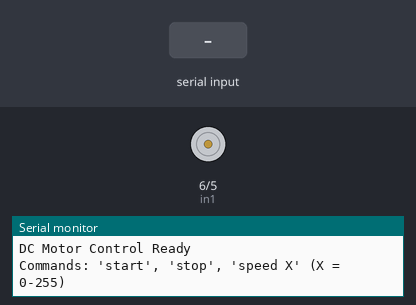
Recording of a sketch running on a simulated Arduino Uno, built with avr-gcc and run on an emulated ATmega328P. On the bench: motor-driver pin pairs drawn as motors (green arrow = first pin HIGH = forward, orange = second pin HIGH = backward, longer = more drive, scaled by the enable pin), the last lines printed to the serial monitor. The inputs (shaded band) are chosen by the test bench.

Above: at 1.2 s.
1.3 s: "start\n" received over Serial
At 2.5 s:
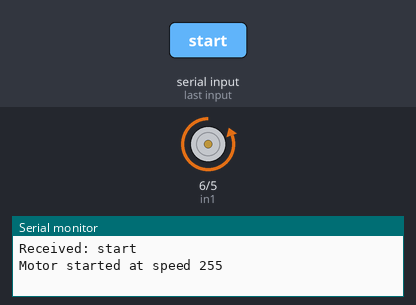
2.8 s: "speed 90\n" received over Serial
At 4.0 s:
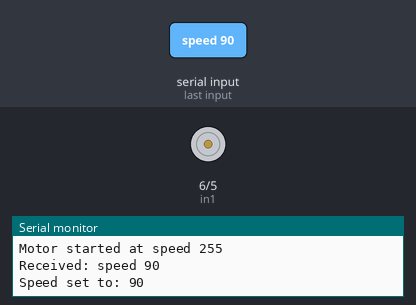
4.3 s: "stop\n" received over Serial
Timing chart, 0 to 7.3 s (numbered marks = the images above; inputs shaded):
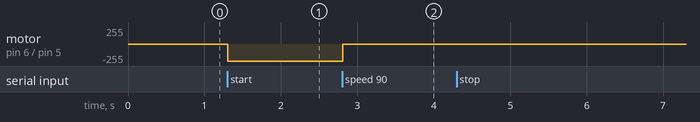

Measured:
- after the input at 1.3 s, motor on pin 6 (in1) / pin 5 (in2): stopped → backward 255/255 at once
- after the input at 2.8 s, motor on pin 6 (in1) / pin 5 (in2): backward 255/255 → stopped at once

The sketch:

DcMotorOnly.ino
```cpp
// Pin definitions for DC motor
const int enA = 7;  // PWM pin for speed control
const int in1 = 6;  // Direction pin 1
const int in2 = 5;  // Direction pin 2

// Motor control variable
int speed = 0;

void setup() {
    Serial.begin(9600);      // Start serial communication
    pinMode(enA, OUTPUT);
    pinMode(in1, OUTPUT);
    pinMode(in2, OUTPUT);
    digitalWrite(in1, LOW);  // Default state
    digitalWrite(in2, LOW);
    Serial.println("DC Motor Control Ready");
    Serial.println("Commands: 'start', 'stop', 'speed X' (X = 0-255)");
}

void loop() {
    if (Serial.available() > 0) {
        String command = Serial.readStringUntil('\n');
        command.trim();  // Remove whitespace
        handleCommand(command);
    }
    runDCMotor(speed);  // Continuously run motor at set speed
}

void handleCommand(String command) {
    Serial.println("Received: " + command);
    if (command == "start") {
        speed = 255;  // Full speed
        Serial.println("Motor started at speed 255");
    } else if (command == "stop") {
        speed = 0;
        Serial.println("Motor stopped");
    } else if (command.startsWith("speed ")) {
        int newSpeed = command.substring(6).toInt();
        if (newSpeed >= 0 && newSpeed <= 255) {
            speed = newSpeed;
            Serial.println("Speed set to: " + String(speed));
        } else {
            Serial.println("Invalid speed. Use 0-255.");
        }
    } else {
        Serial.println("Unknown command. Use 'start', 'stop', or 'speed X'");
    }
}

void runDCMotor(int speed) {
    if (speed > 0) {
        digitalWrite(in1, LOW);   // Forward direction
        digitalWrite(in2, HIGH);
        analogWrite(enA, speed);  // Set speed via PWM
    } else {
        digitalWrite(in1, LOW);   // Stop
        digitalWrite(in2, LOW);
        analogWrite(enA, 0);
    }
}
```
